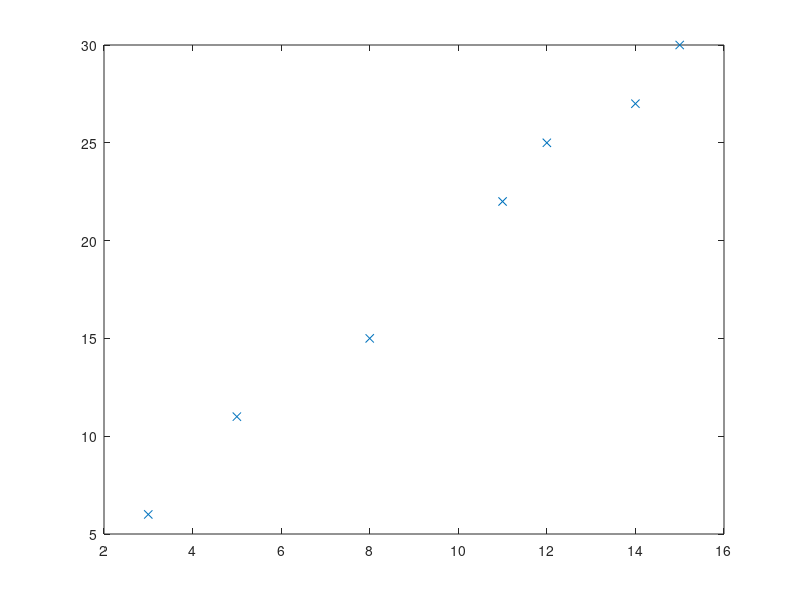

Here is the MATLAB script that generated this plot: (Note: this script raises an error after producing the figure.)
clear all
clc
% 11. Úvod do korelační a regresní analýzy
% 11.1	Lineární regrese

% Pr 1.:
% Nalezněte parametry lineární regrese (y=ax+b) pro následující data: 
% x=[3,5,8,11,12,14,15]; y=[6,11,15,22,25,27,30];. Určete parametry a 
% zjistěte, zda parametr b se může rovnat 0. Vysvětlete výslednou tabulku. 

% ? b=0 -> není posun na y ose ... přímka prochází počátkem
x=[3,5,8,11,12,14,15];
y=[6,11,15,22,25,27,30];

plot(x,y,'x')
LM=fitlm(x,y,'linear')

% H0: parametr = 0
% Ha: parametr != 0

% dle tabulky
% Linear regression model:
%   y ~ 1 + x1
% y = 0.39352 + 1.9595x ... (odhady parametrů - Estimate Coeff.)
% y = b + ax
% SE -> směrodatná odchylka
% parametr b může být 0, protože
% pValue = 0.65 -> H0 přijímáme <-

% pValue > 0.5 -> > 50%, takže spíše ano (platí h0)

% Estimated Coefficients: TABULKA
% První řádek -> jestli parametr b může být = 0
% Druhý řádek -> jestli parametr a může být = 0
